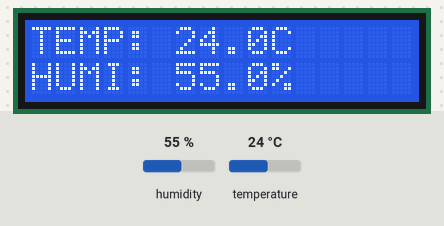
This sketch was run on a simulated Arduino Uno, built with avr-gcc and run on an emulated ATmega328P. Parts: 16×2 character LCD. The inputs (shaded band) are chosen by the test bench; at power-on: humidity 55 %, temperature 24 °C. What the sketch prints to the serial monitor is not drawn.

Above: at 2.7 s.
2.8 s: humidity set to 22 %
At 5.2 s:
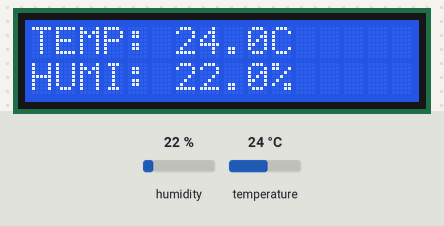
5.8 s: temperature set to 12 °C
At 7.2 s:
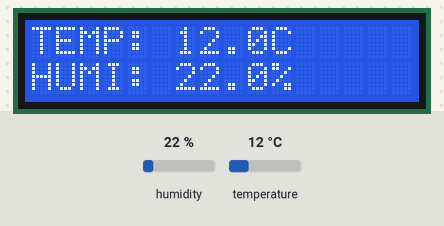
8.8 s: humidity set to 40 %
At 11.1 s:
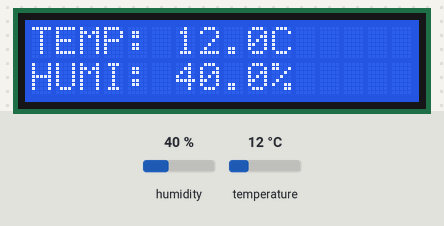
11.8 s: temperature set to 19 °C
At 13.0 s:
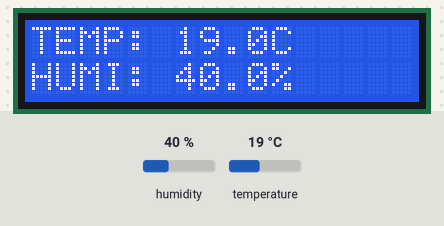
Timing chart, 0 to 14.8 s (numbered marks = the images above; inputs shaded):
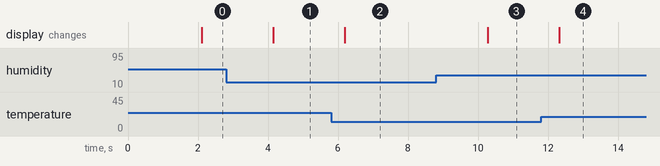

The sketch:

MONITORAMENT-HUMIDADE-TEMPERATURA.ino
```cpp
  #include <SoftwareSerial.h>
  const int bluetoothTx = 8;                           // bluetooth tx to 3 pin
  const int bluetoothRx = 9;
  String sensorData;
  SoftwareSerial bleSerial(bluetoothTx, bluetoothRx);
  #include <LiquidCrystal.h>
  #include "DHT.h"

  // Define os pinos para o LCD
  LiquidCrystal lcd(12, 11, 5, 4, 3, 2);

  // Configuração do sensor DHT
  #define DHTPIN 13
  #define DHTTYPE DHT11
  DHT dht(DHTPIN, DHTTYPE);

  float t = 0; //Temperatura
  float h = 0; //Umidade

  void setup() {
    Serial.begin(9600);
    //mySerial.begin(9600);

    //Serial.println(F("DHTxx test!"));
    bleSerial.begin(9600);
    lcd.begin(16, 2);
    dht.begin();
  }

  void loop() {

    delay(2000);
    ReadDHT();
    enviarBle();
    displayData();
  }


  void ReadDHT(){
    h = dht.readHumidity();
    t = dht.readTemperature();

    if (isnan(h) || isnan(t)) {
      Serial.println(F("Failed to read from DHT sensor!"));
      return;
    }

    Serial.print(F("Humidity: "));
    Serial.print(h,1);
    Serial.print(F("%  Temperature: "));
    Serial.println(t,1);


  }


void displayData() {
    lcd.clear();
    lcd.setCursor(0, 0);
    lcd.print("TEMP: ");
    lcd.print(t,1);
    lcd.print("C");

    lcd.setCursor(0, 1);
    lcd.print("HUMI: ");
    lcd.print(h,1);
    lcd.print("%");
}


void enviarBle(){
    sensorData = String(t) + "," + String(h);  // Concatenate temperature and humidity values
    Serial.print("Data to send: ");
    Serial.println(sensorData);
    bleSerial.println(sensorData);
}
```

Measured:
- after the input at 2.8 s, the display: changes after 1.4 s (image 1)
- after the input at 5.8 s, the display: changes after 0.40 s (image 2)
- after the input at 8.8 s, the display: changes after 1.5 s (image 3)
- after the input at 11.8 s, the display: changes after 0.53 s (image 4)
